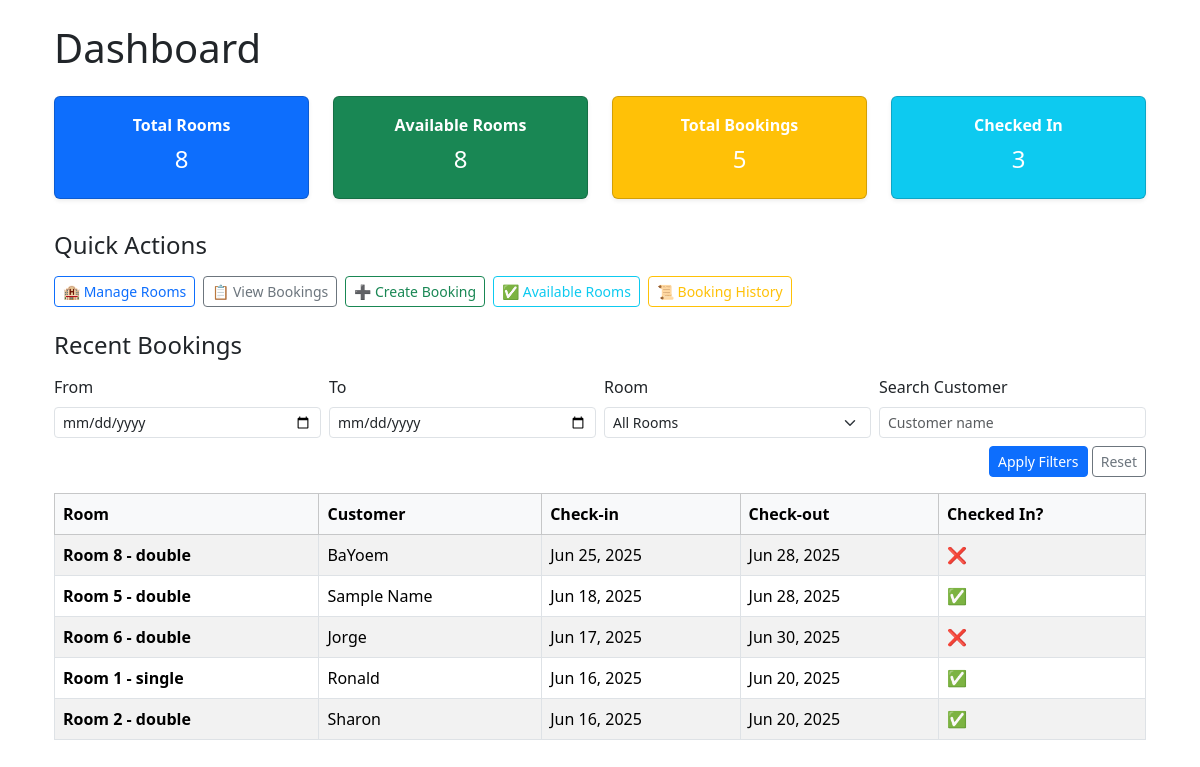
Before: / (signed in) with the older database file.
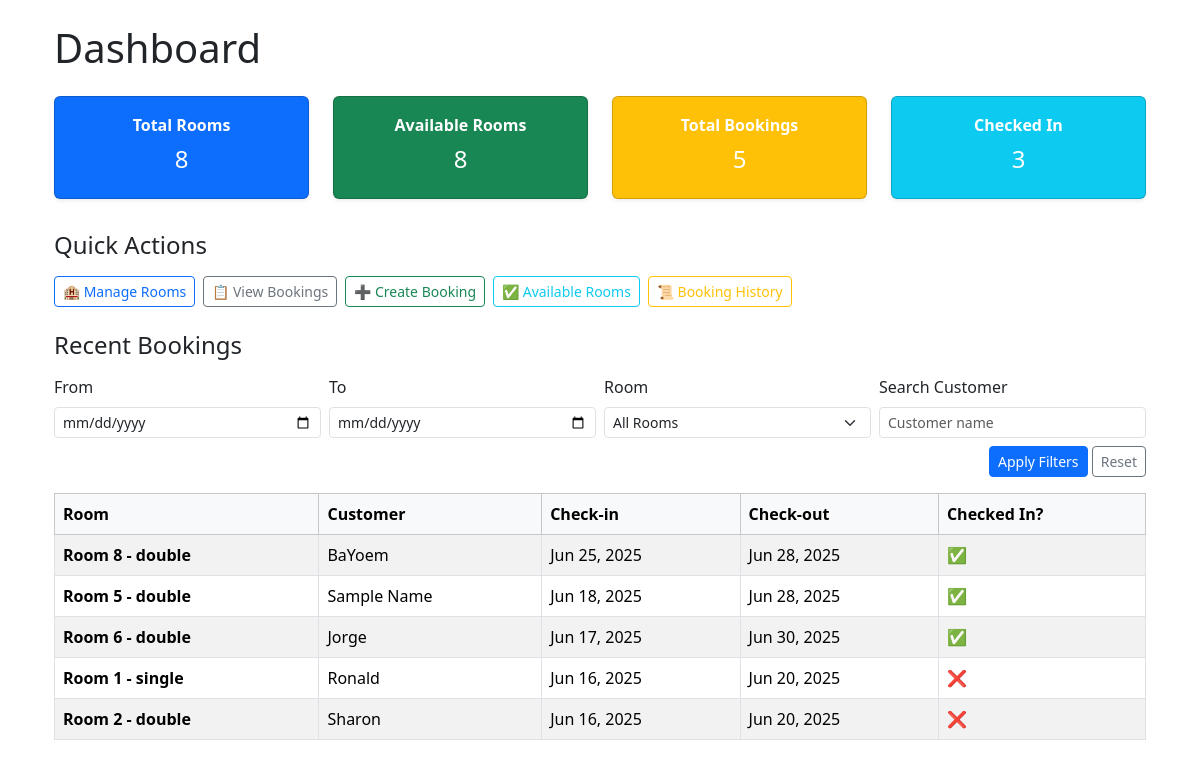
After: the same page with the newer database file.
### hotel/models.py (models this page shows, shortened)
class Booking(models.Model):
    customer_name = models.CharField(max_length=100)
    contact = models.CharField(max_length=100, default='N/A', blank=True)
    room = models.ForeignKey(Room, on_delete=models.CASCADE)
    check_in = models.DateField()
    check_out = models.DateField()
    is_checked_in = models.BooleanField(default=False)

class Room(models.Model):
    ROOM_TYPES = (
        ('single', 'Single'),
        ('double', 'Double'),
        ('suite', 'Suite'),
    )
    number = models.CharField(max_length=10, unique=True)
    type = models.CharField(max_length=10, choices=ROOM_TYPES)
    price = models.DecimalField(max_digits=8, decimal_places=2)
    is_available = models.BooleanField(default=True)
    def __str__(self):
        return f'Room {self.number} - {self.type}'

### hotel/views.py (the view)
# urls.py: path('', views.dashboard, name='dashboard'),
@login_required
def dashboard(request):
    total_rooms = Room.objects.count()
    available_rooms = Room.objects.filter(is_available=True).count()
    total_bookings = Booking.objects.count()
    checked_in = Booking.objects.filter(is_checked_in=True).count()
    stats = [
        {"title": "Total Rooms", "count": total_rooms, "bg": "primary"},
        {"title": "Available Rooms", "count": available_rooms, "bg": "success"},
        {"title": "Total Bookings", "count": total_bookings, "bg": "warning"},
        {"title": "Checked In", "count": checked_in, "bg": "info"},
    ]
    rooms = Room.objects.all()
    recent_bookings = Booking.objects.select_related("room").order_by("-check_in")[:10]
    return render(request, 'hotel/dashboard.html', {
        "stats": stats,
        "rooms": rooms,
        "recent_bookings": recent_bookings,
        "total_rooms": total_rooms,
        "available_rooms": available_rooms,
        "total_bookings": total_bookings,
        "checked_in": checked_in,
    })

### hotel/templates/hotel/dashboard.html (shortened to what this page needs)
{% extends 'hotel/base.html' %}
{% load static %}
{% block content %}
<div class="container mt-4">
    <h1 class="mb-4">Dashboard</h1>
    <div class="row text-center mb-4">
        <div class="col-md-3 mb-2">
            <div class="card text-white bg-primary shadow-sm">
                <div class="card-body">
                    <strong>Total Rooms</strong>
                    <h4 class="mt-2">{{ total_rooms }}</h4>
                </div>
            </div>
        </div>
        <div class="col-md-3 mb-2">
            <div class="card text-white bg-success shadow-sm">
                <div class="card-body">
                    <strong>Available Rooms</strong>
                    <h4 class="mt-2">{{ available_rooms }}</h4>
                </div>
            </div>
        </div>
        <div class="col-md-3 mb-2">
            <div class="card text-white bg-warning shadow-sm">
                <div class="card-body">
                    <strong>Total Bookings</strong>
                    <h4 class="mt-2">{{ total_bookings }}</h4>
                </div>
            </div>
        </div>
        <div class="col-md-3 mb-2">
            <div class="card text-white bg-info shadow-sm">
                <div class="card-body">
                    <strong>Checked In</strong>
                    <h4 class="mt-2">{{ checked_in }}</h4>
                </div>
            </div>
        </div>
    </div>
    <h4 class="mb-3">Quick Actions</h4>
    <div class="mb-4 d-flex flex-wrap gap-2">
        <a href="{% url 'room_list' %}" class="btn btn-outline-primary btn-sm">🏨 Manage Rooms</a>
        <a href="{% url 'booking_list' %}" class="btn btn-outline-secondary btn-sm">📋 View Bookings</a>
        <a href="{% url 'booking_create' %}" class="btn btn-outline-success btn-sm">➕ Create Booking</a>
        <a href="{% url 'available_rooms' %}" class="btn btn-outline-info btn-sm">✅ Available Rooms</a>
        <a href="{% url 'booking_history' %}" class="btn btn-outline-warning btn-sm">📜 Booking History</a>
    </div>
    <h4 class="mb-3">Recent Bookings</h4>
    <form method="get" class="row g-2 mb-3">
        <div class="col-md-3">
            <label class="form-label">From</label>
            <input type="date" name="start_date" class="form-control form-control-sm" value="{{ request.GET.start_date }}">
        </div>
        <div class="col-md-3">
            <label class="form-label">To</label>
            <input type="date" name="end_date" class="form-control form-control-sm" value="{{ request.GET.end_date }}">
        </div>
        <div class="col-md-3">
            <label class="form-label">Room</label>
            <select name="room" class="form-select form-select-sm">
                <option value="">All Rooms</option>
            </select>
        </div>
        <div class="col-md-3">
            <label class="form-label">Search Customer</label>
            <input type="text" name="search" class="form-control form-control-sm" placeholder="Customer name" value="{{ request.GET.search }}">
        </div>
        <div class="col-12 text-end mt-2">
            <button type="submit" class="btn btn-sm btn-primary">Apply Filters</button>
            <a href="{% url 'dashboard' %}" class="btn btn-sm btn-outline-secondary">Reset</a>
        </div>
    </form>
<div class="table-responsive mb-3">
    <table class="table table-striped table-bordered align-middle">
        <thead class="table-light">
            <tr>
                <th>Room</th>
                <th>Customer</th>
                <th>Check-in</th>
                <th>Check-out</th>
                <th>Checked In?</th>
            </tr>
        </thead>
        <tbody>
            {% for booking in recent_bookings %}
                <tr>
                    <td>
                        <div>
                            <span class="fw-bold">{{ booking.room }}</span><br>
                        </div>
                    </td>
                    <td>{{ booking.customer_name }}</td>
                    <td>{{ booking.check_in|date:"M d, Y" }}</td>
                    <td>{{ booking.check_out|date:"M d, Y" }}</td>
                    <td>
                        {% if booking.is_checked_in %}
                            <span class="text-success">✅</span>
                        {% else %}
                            <span class="text-danger">❌</span>
                        {% endif %}
                    </td>
                </tr>
            {% empty %}
                <tr><td colspan="5" class="text-center">No bookings found.</td></tr>
            {% endfor %}
        </tbody>
    </table>
</div>
</div>
{% endblock %}

### hotel/templates/hotel/base.html (shortened to what this page needs)
<!DOCTYPE html>
<html lang="en">
<head>
    <link href="https://cdn.jsdelivr.net/npm/bootstrap@5.3.0/dist/css/bootstrap.min.css" rel="stylesheet">
    <link href="https://cdn.jsdelivr.net/npm/bootstrap@5.3.2/dist/css/bootstrap.min.css" rel="stylesheet">
    <link href="https://cdn.jsdelivr.net/npm/bootstrap-icons@1.11.1/font/bootstrap-icons.css" rel="stylesheet">
    <link href="https://cdn.jsdelivr.net/npm/bootstrap@5.3.3/dist/css/bootstrap.min.css" rel="stylesheet">
</head>
<body>
    <div class="container">
        {% block content %}
        {% endblock %}
    </div>
</body>
</html>

Changed rows visible on the page:
changed Booking "BaYoem": is_checked_in "❌" → "✅"
changed Booking "Jorge": is_checked_in "❌" → "✅"
changed Booking "Ronald": is_checked_in "✅" → "❌"
changed Booking "Sharon": is_checked_in "✅" → "❌"
